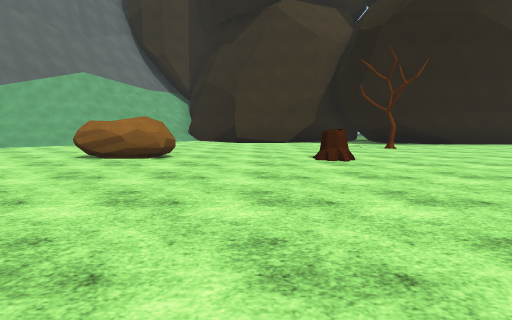
[1] (above)

24 first-person views from a walk through a scene from a Unity 3-D project. The camera is 1.2 m above the floor, tilts 6° down and sees 80° across. The floor is counted in squares, 2 m on a side. Each view is taken from the middle of a square. On the plan, view 1 faces up. The plan holds only what a view shows up to about 9 squares ahead; the rest is blank. The place goes on beyond the plan. Some surface patterns are stand-ins.

[2]
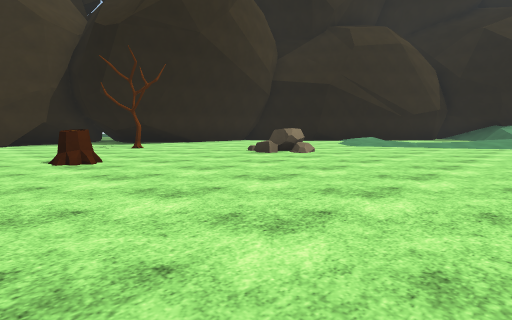

[3]
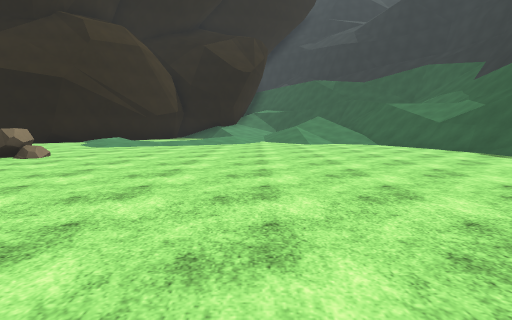

[4]
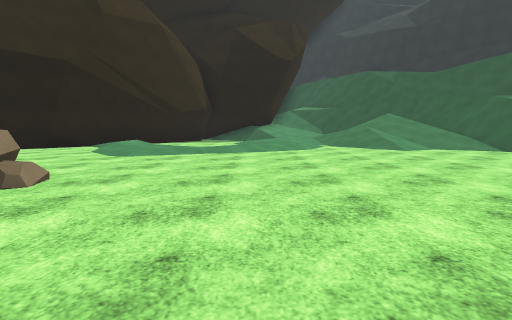

[5]
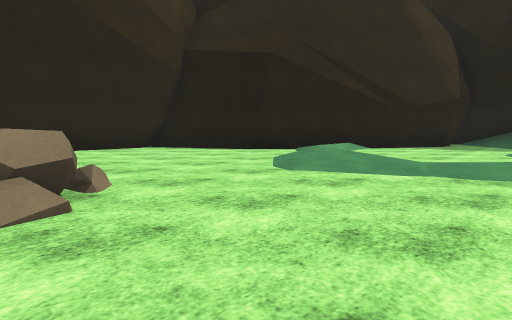

[6]
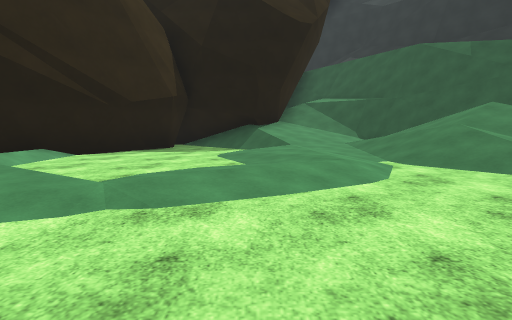

[7]
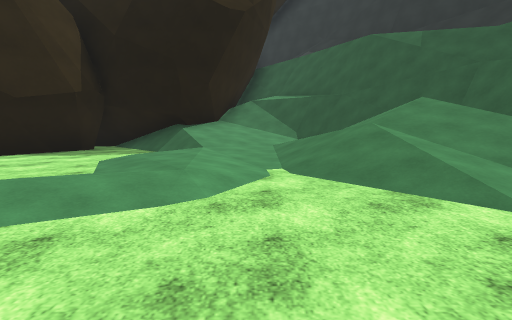

[8]
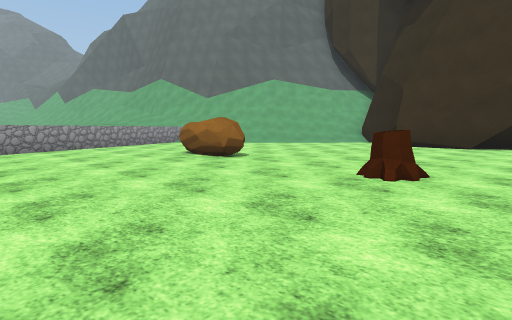

[9]
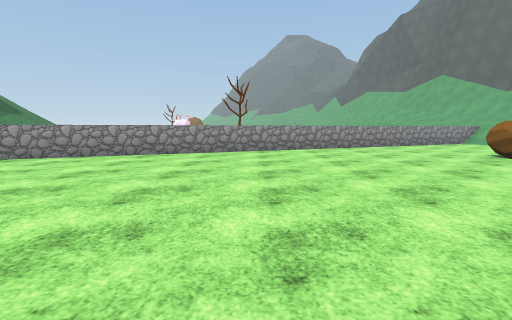

[10]
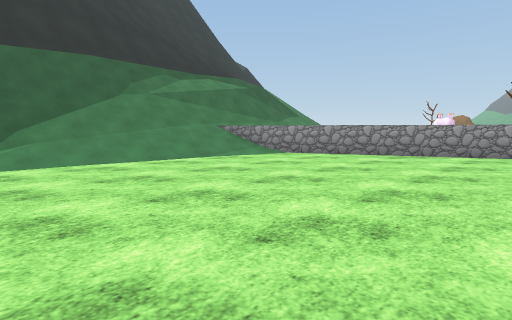

[11]
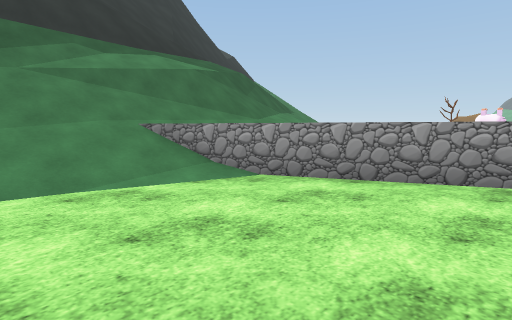

[12]
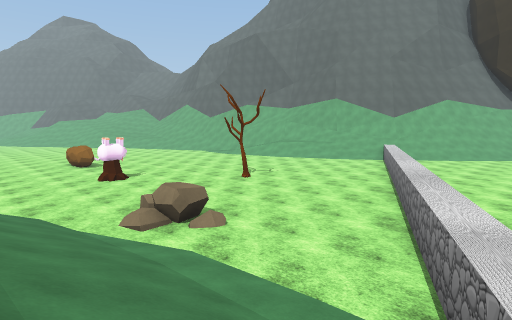

[13]
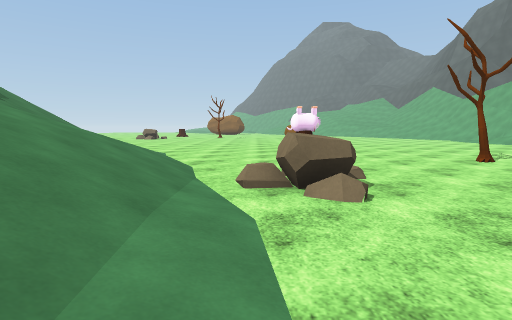

[14]
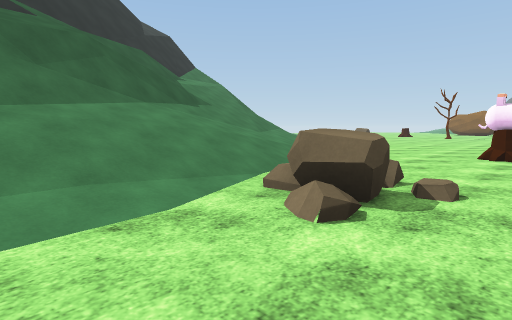

[15]
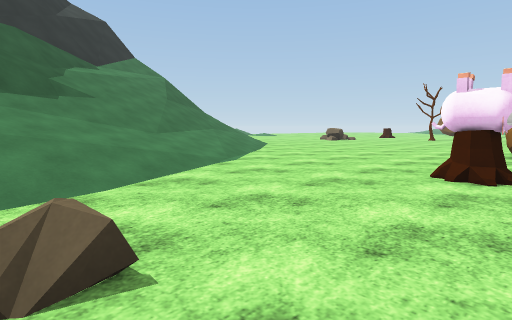

[16]
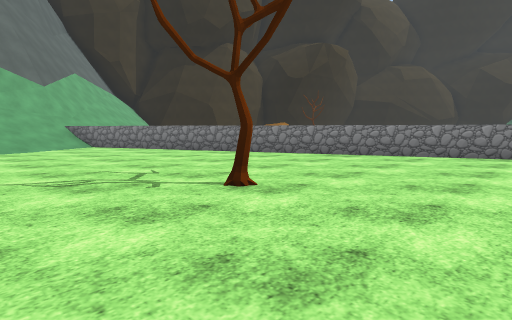

[17]
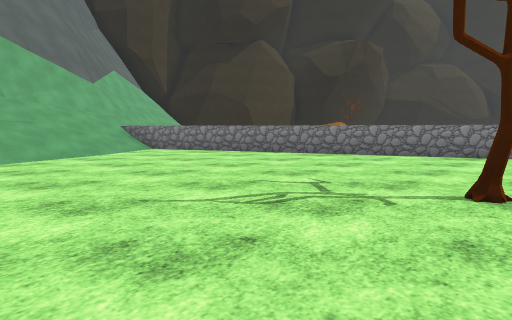

[18]
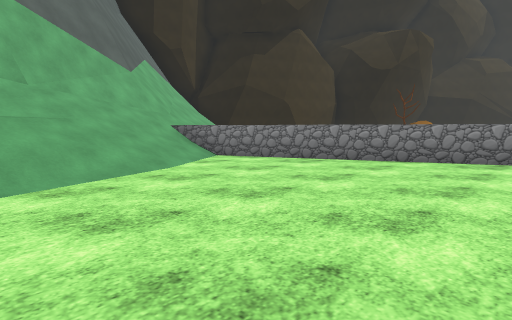

[19]
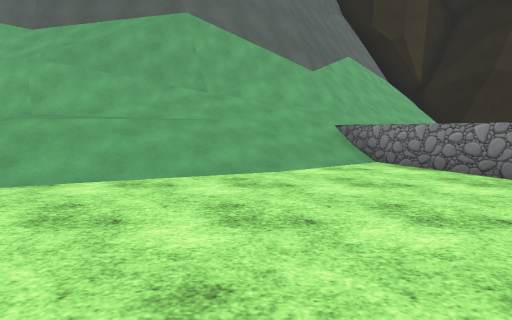

[20]
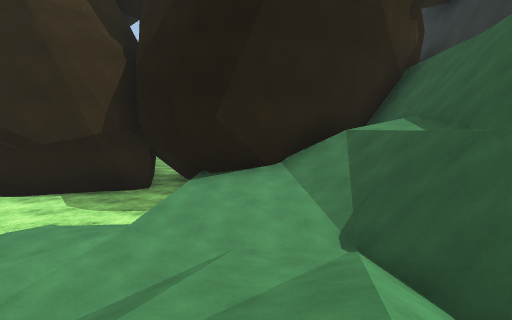

[21]
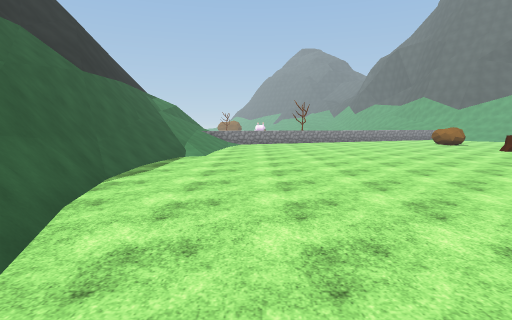

[22]
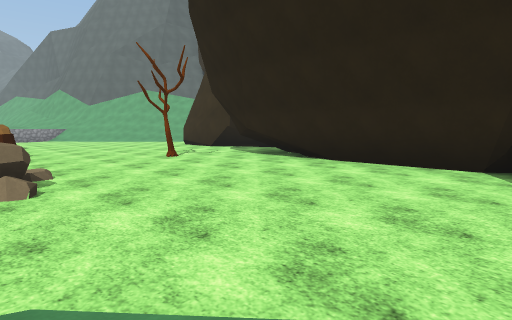

[23]
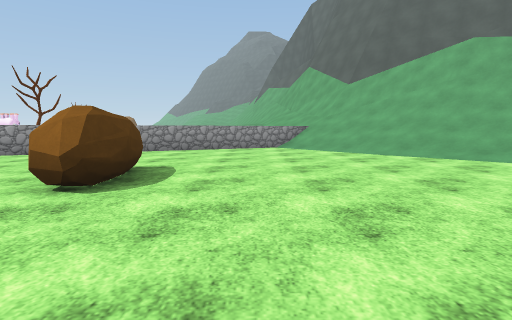

[24]
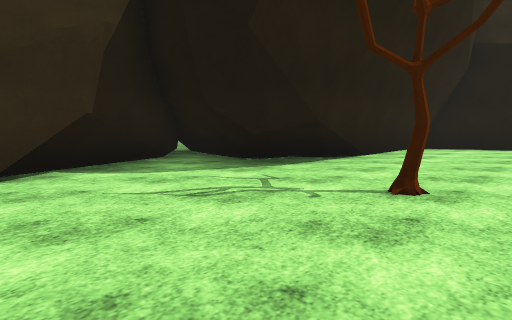

### Floor plan
Key: @ floor where view 1 was taken; # wall or solid block; . main floor; : floor 0.75 m higher than the main floor; + floor 1.5 m higher than the main floor; / step, stairs or slope; = window, fence, low wall or low ledge; ^ raised ledge; v drop or lower ground; O other object.
Columns run from 13 left of view 1 to 22 right of it. Each row starts with its distance up from view 1.
 12     ##///..  ###.##
 11 #####///.... ....########
 10 ####///.................##
  9 ////= ...........O.......#
  8 +///.^...................##
  7 //...^....................###
  6 .....^^...OO..OO...O........##
  5 ......^............OO........####
  4 ......^^.......................#
  3 .......^....................../#
  2 .......^.....................//#
  1 ........^....................::#####
  0 ...O....^....@................://^##
 -1 .........^................///:.#^^^
 -2  ........^.............../////##^^
 -3 OO...OO...^..............////##^
 -4 .....O....^............./= =##^
 -5 .....///// //////.....####  ^^ v
 -6 ...////////////////####       vv
 -7 .//////////////=^^^#
 -8 //////#=////=##^
 -9 ////////==#===vv
-10 //////// //
-11 //////==
-12   ///##
-13    ##

Where each view was taken, in squares from view 1:
view 1: 0 up, 0 right, facing up
view 2: 0 up, 0 right, facing up-right
view 3: 0 up, 0 right, facing right
view 4: 2 up, 3 right, facing right
view 5: 2 up, 6 right, facing up-right
view 6: 2 up, 8 right, facing right
view 7: 0 up, 9 right, facing right
view 8: 2 up, 3 right, facing up-left
view 9: 1 up, 3 right, facing left
view 10: 1 up, 3 right, facing down-left
view 11: 1 down, 0 right, facing down-left
view 12: 6 down, 3 left, facing up-left
view 13: 4 down, 4 left, facing left
view 14: 2 down, 5 left, facing down-left
view 15: 2 down, 8 left, facing down-left
view 16: 2 down, 12 left, facing up-right
view 17: 0 up, 13 left, facing up-right
view 18: 3 up, 13 left, facing up-right
view 19: 3 up, 11 left, facing up
view 20: 3 down, 14 right, facing up-right
view 21: 3 down, 12 right, facing left
view 22: 5 up, 11 right, facing up-left
view 23: 8 up, 1 right, facing left
view 24: 8 up, 1 right, facing up-right
